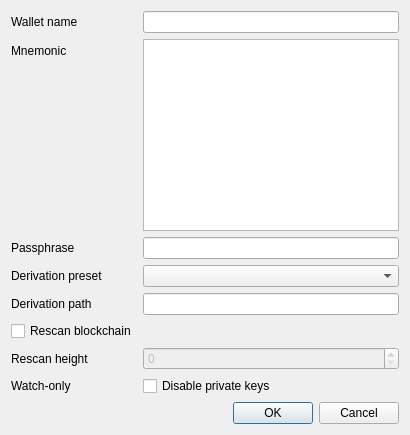
<?xml version="1.0" encoding="UTF-8"?>
<ui version="4.0">
 <class>RestoreMnemonicDialog</class>
 <widget class="QDialog" name="RestoreMnemonicDialog">
  <property name="windowTitle">
   <string>Restore from seed</string>
  </property>
  <layout class="QVBoxLayout" name="verticalLayout">
   <item>
    <layout class="QFormLayout" name="formLayout">
     <item row="0" column="0">
      <widget class="QLabel" name="label_wallet_name">
       <property name="text"><string>Wallet name</string></property>
      </widget>
     </item>
     <item row="0" column="1">
      <widget class="QLineEdit" name="wallet_name_edit"/>
     </item>
     <item row="1" column="0">
      <widget class="QLabel" name="label_mnemonic">
       <property name="text"><string>Mnemonic</string></property>
      </widget>
     </item>
     <item row="1" column="1">
      <widget class="QPlainTextEdit" name="mnemonic_edit">
       <property name="minimumHeight"><number>80</number></property>
      </widget>
     </item>
     <item row="2" column="0">
      <widget class="QLabel" name="label_passphrase">
       <property name="text"><string>Passphrase</string></property>
      </widget>
     </item>
     <item row="2" column="1">
      <widget class="QLineEdit" name="passphrase_edit">
       <property name="echoMode"><enum>QLineEdit::Password</enum></property>
      </widget>
     </item>
     <item row="3" column="0">
      <widget class="QLabel" name="label_preset">
       <property name="text"><string>Derivation preset</string></property>
      </widget>
     </item>
     <item row="3" column="1">
      <widget class="QComboBox" name="preset_combo"/>
     </item>
     <item row="4" column="0">
      <widget class="QLabel" name="label_derivation">
       <property name="text"><string>Derivation path</string></property>
      </widget>
     </item>
     <item row="4" column="1">
      <widget class="QLineEdit" name="derivation_edit"/>
     </item>
    <item row="5" column="0">
      <widget class="QCheckBox" name="rescan_checkbox">
       <property name="text"><string>Rescan blockchain</string></property>
      </widget>
     </item>
     <item row="5" column="1">
      <widget class="QLabel" name="label_dummy"/>
     </item>
     <item row="6" column="0">
      <widget class="QLabel" name="label_rescan_height">
       <property name="text"><string>Rescan height</string></property>
      </widget>
     </item>
     <item row="6" column="1">
      <widget class="QSpinBox" name="rescan_spinbox">
       <property name="enabled"><bool>false</bool></property>
       <property name="minimum"><number>0</number></property>
       <property name="maximum"><number>2100000000</number></property>
      </widget>
     </item>
     <item row="7" column="0">
      <widget class="QLabel" name="label_watchonly">
       <property name="text"><string>Watch-only</string></property>
      </widget>
     </item>
     <item row="7" column="1">
      <widget class="QCheckBox" name="watchonly_checkbox">
       <property name="text"><string>Disable private keys</string></property>
      </widget>
     </item>
    </layout>
   </item>
   <item>
    <widget class="QDialogButtonBox" name="buttonBox">
     <property name="standardButtons"><set>QDialogButtonBox::Cancel|QDialogButtonBox::Ok</set></property>
    </widget>
   </item>
  </layout>
 </widget>
 <resources/>
 <connections/>
</ui>
